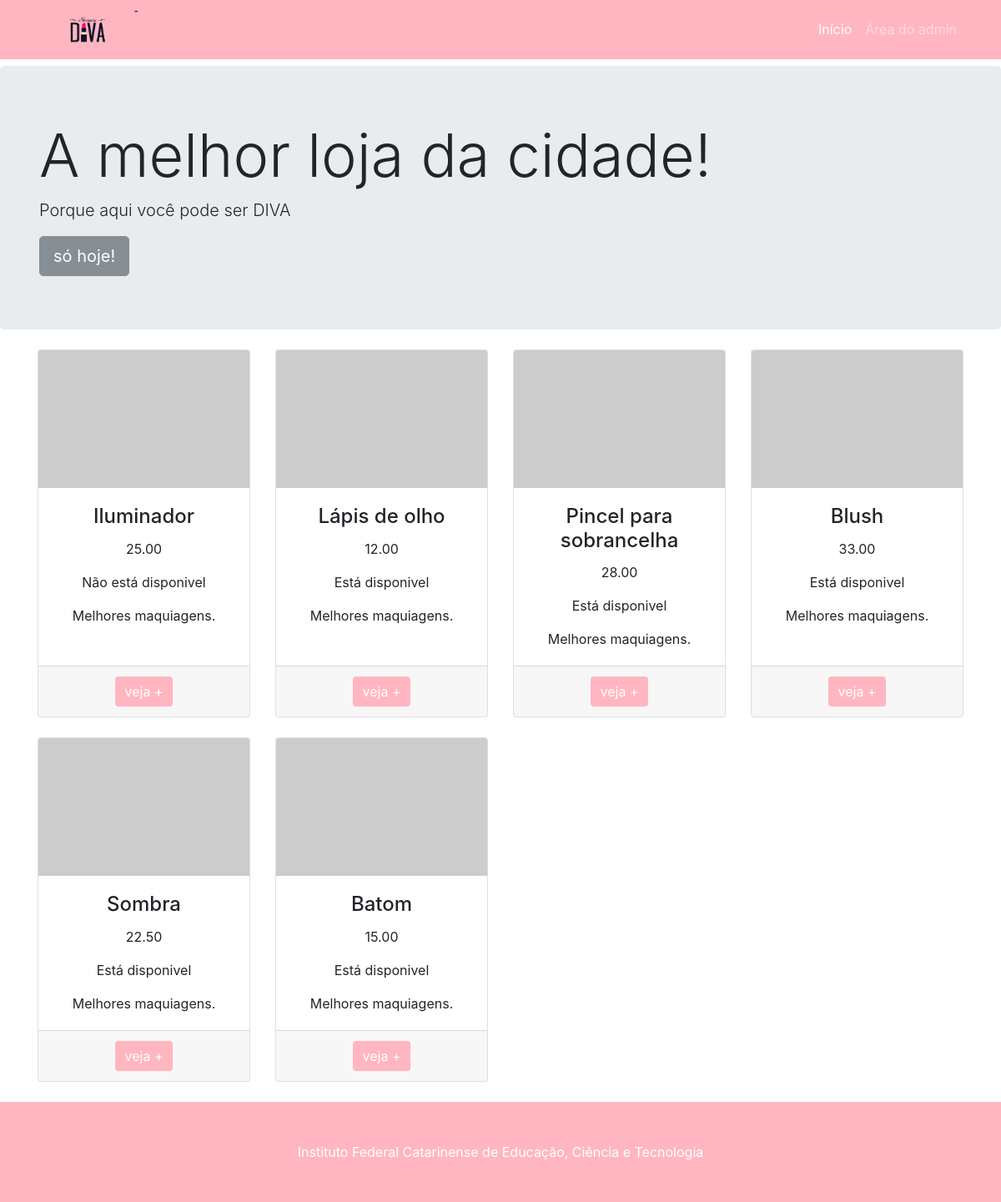
The page / on the database its author committed.
### tables this page shows
CREATE TABLE `tb_produtos` (
  `codigo` int(11) NOT NULL,
  `nome` varchar(32) NOT NULL,
  `categoria` varchar(32) NOT NULL,
  `preco` decimal(10,2) NOT NULL,
  `estoque` int(11) NOT NULL
);

### app/models/Conexao.php (called while the page is built, shortened)
<?php
class Conexao {
    public static $conexao = null;
    public static function getConexao(){
        try{
            if(self::$conexao == null){
                $dbHost=self::HOST;
                $dbName=self::NOMEBANCO;
                $dbUser=self::USUARIO;
                $dbPass=self::SENHA;
                self::$conexao = new PDO("mysql:host=$dbHost;dbname=$dbName;charset=utf8", $dbUser, $dbPass,array(PDO::MYSQL_ATTR_INIT_COMMAND => "SET NAMES 'utf8'"));
                self::$conexao->setAttribute(PDO::ATTR_ERRMODE, PDO::ERRMODE_EXCEPTION);
            }
            return self::$conexao;
        }catch(PDOException $e){
            die("Falhou a conexao ou ocorreu um erro banco: " . $e->getMessage());
        }
        return $conexao;
    }
}

### app/models/CrudProdutos.php (called while the page is built, shortened)
<?php
require_once "Conexao.php";
require_once "Produto.php";
class CrudProdutos
{
    private $conexao;
    public function __construct()
    {
        $this->conexao = Conexao::getConexao();
    }
    public function getProdutos()
    {
        $consulta = $this->conexao->query("SELECT * FROM tb_produtos");
        $arrayProdutos = $consulta->fetchAll(PDO::FETCH_ASSOC);
        $listaProdutos = [];
        foreach ($arrayProdutos as $produto) {
            $listaProdutos[] = new Produto($produto['nome'], $produto['preco'], $produto['categoria'], $produto ['estoque'], $produto['codigo']);
        }
        return $listaProdutos;
    }
}

### app/models/Produto.php (called while the page is built, shortened)
<?php
require_once "Conexao.php";
class Produto {
    public $estoque;
    public function __construct($nome, $preco, $categoria, $estoque, $codigo = null){
        $this->nome = $nome;
        $this->preco = $preco;
        $this->estoque = $estoque;
        $this->codigo = $codigo;
    }
    public function estaDisponivel(){
        if ($this->estoque > 0){
            return "Está disponivel";
        }
        return "Não está disponivel";
    }
}

### index.php (the view, shortened to what this page needs)
<?php
    require_once "app/models/CrudProdutos.php";
    $crud = new CrudProdutos();
    $listaProdutos = $crud->getProdutos();
?>
<!DOCTYPE html>
<html lang="en">
<head>
    <link rel="stylesheet" href="assets/vendor/bootstrap/css/bootstrap.min.css">
    <link rel="stylesheet" href="assets/css/ifc-style.css">
</head>
<body>
<nav class="navbar navbar-expand-lg navbar-dark bg-dark fixed-top">
    <div class="container">
        <a class="navbar-brand" href="#"><img src="assets/imagens/logo.png" alt="" width="120px"></a>
        <div class="collapse navbar-collapse" id="navbarResponsive">
            <ul class="navbar-nav ml-auto">
                <li class="nav-item active">
                    <a class="nav-link" href="#">Início</a>
                </li>
                <li class="nav-item">
                    <a class="nav-link" href="app/views/admin/produtos.php">Área do admin</a>
                </li>
            </ul>
        </div>
    </div>
</nav>
<header class="jumbotron my-4 home-banner">
    <div class="container">
        <h1 class="display-3">A melhor loja da cidade!</h1>
        <p class="lead">Porque aqui você pode ser DIVA</p>
        <a href="#" class="btn btn-secondary btn-lg">só hoje!</a>
    </div>
</header>
<div class="container">
    <div class="row text-center">
            <?php foreach($listaProdutos as $prod): ?>
            <div class="col-lg-3 col-md-6 mb-4">
                <div class="card">
                    <img class="card-img-top" src="http://placehold.it/500x325" alt="">
                    <div class="card-body">
                        <h4 class="card-title"><?= $prod->nome ?></h4>
                        <p class="card-text"><?= $prod->preco ?></p>
                        <p class="card-text"><?= $prod->estaDisponivel() ?></p>
                        <p class="card-text">Melhores maquiagens.</p>
                    </div>
                    <div class="card-footer">
                        <a href="app/views/produto.php?codigo=<?= $prod->codigo ?>" class="btn btn-ifc">veja +</a>
                    </div>
                </div>
            </div>
            <?php endforeach; ?>
    </div>
</div>
<footer class="py-5 bg-dark">
    <div class="container">
        <p class="m-0 text-center text-white">Instituto Federal Catarinense de Educação, Ciência e Tecnologia</p>
    </div>
</footer>
</body>
</html>

### assets/css/ifc-style.css (style rules this page uses)
body { padding-top: 55px; }
@media (min-width: 992px) { body { padding-top: 55px; } }
.card { height: 100%; }
.bg-dark { background-color: #FFB6C1 !important; }
.btn-ifc { color: #fff; background-color: #FFB6C1; border-color: transparent; border: transparent 0px; }

### rows shown on the page
tb_produtos: nome "Iluminador", preco "25.00", estaDisponivel "Não está disponivel"
tb_produtos: nome "Lápis de olho", preco "12.00", estoque "Está disponivel"
tb_produtos: nome "Pincel para sobrancelha", preco "28.00", estoque "Está disponivel"
tb_produtos: nome "Blush", preco "33.00", estoque "Está disponivel"
tb_produtos: nome "Sombra", preco "22.50", estoque "Está disponivel"
tb_produtos: nome "Batom", preco "15.00", estoque "Está disponivel"
